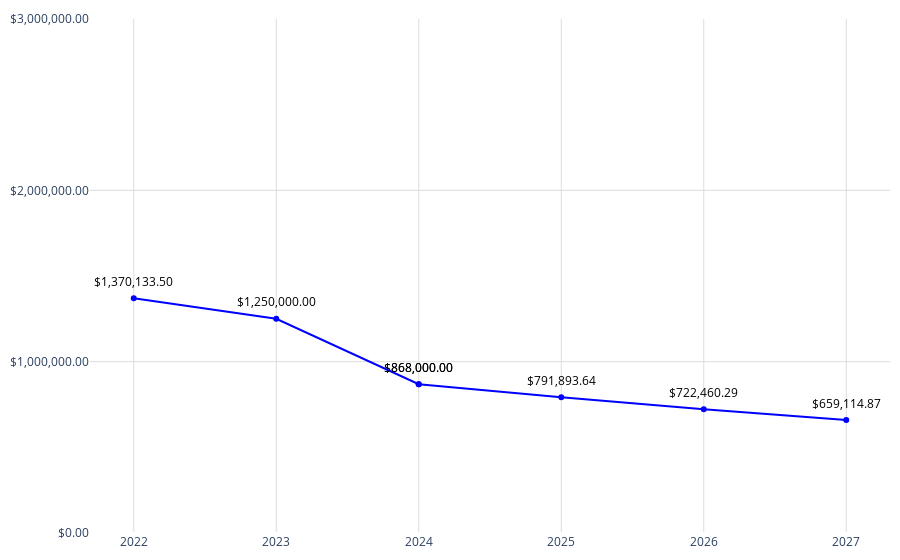

The cell this chart's notebook holds for it:
### Code cell
# Datos
año = df_concatenado['año']
promedio = df_concatenado['promedio']

fig = go.Figure()
fig.add_trace(go.Scatter(
    x=año,
    y=promedio,
    mode='markers+lines',
    marker=dict(color='blue'),
))
# Agregar anotaciones para mostrar los valores encima de los puntos
for a, p in zip(año, promedio):
    fig.add_annotation(
        x=a,
        y=p,
        text=f"${p:,.2f}",  # Formatear el valor del promedio como moneda
        showarrow=False,
        font=dict(color='black', size=12),
        xshift=0,
        yshift=17,
        textangle=0
    )
# Actualizar diseño
fig.update_layout(
    #title='Precio Media Anual',
    yaxis=dict(
        range=[0, 3000000],  # Establecer el rango del eje y
        tickvals=[0, 1000000,2000000, 3000000,],  # Definir los valores de las marcas en el eje y
        ticktext=['$0.00', '$1,000,000.00','$2,000,000.00','$3,000,000.00',],  # Definir el texto de las marcas en el eje y
        gridcolor='#dddcda',   # Color de las líneas de la cuadrícula
        gridwidth=1  # Ancho de las líneas de la cuadrícula
    ),margin=dict(l=10, r=10, t=10, b=10),  # Ajusta los márgenes (left, right, top, bottom)        
    xaxis=dict(
        gridcolor='#dddcda', 
        tickmode='array',
        tickvals=año,
        ticktext=año
    ),
    plot_bgcolor='rgba(0,0,0,0)'
)
# Exportar gráfica como archivo HTML
def guardar_grafico_como_html(fig, nombre_archivo, carpeta='assets/graficas'):
    # Crear la carpeta si no existe
    if not os.path.exists(carpeta):
        os.makedirs(carpeta)
    # Exportar la gráfica a un archivo HTML
    fig_html = fig.to_html()
    with open(os.path.join(carpeta, nombre_archivo + '.html'), 'w') as archivo:
        archivo.write(fig_html)
guardar_grafico_como_html(fig, 'g_scatt_precio_medianual', carpeta='assets/graficas')
fig.show()

### Figure 1 — Plotly figure (JSON) as saved in the notebook; plotly's stock layout.template omitted (floating-point values rounded to 4 significant figures)
{"data": [{"marker": {"color": "blue"}, "mode": "markers+lines", "type": "scatter", "x": [2022, 2023, 2024, 2024, 2025, 2026, 2027], "y": [1370000.0, 1250000, 868000, 868000, 791900.0, 722500.0, 659100.0]}], "layout": {"annotations": [{"font": {"color": "black", "size": 12}, "showarrow": false, "text": "$1,370,133.50", "textangle": 0, "x": 2022, "xshift": 0, "y": 1370000.0, "yshift": 17}, {"font": {"color": "black", "size": 12}, "showarrow": false, "text": "$1,250,000.00", "textangle": 0, "x": 2023, "xshift": 0, "y": 1250000, "yshift": 17}, {"font": {"color": "black", "size": 12}, "showarrow": false, "text": "$868,000.00", "textangle": 0, "x": 2024, "xshift": 0, "y": 868000, "yshift": 17}, {"font": {"color": "black", "size": 12}, "showarrow": false, "text": "$868,000.00", "textangle": 0, "x": 2024, "xshift": 0, "y": 868000, "yshift": 17}, {"font": {"color": "black", "size": 12}, "showarrow": false, "text": "$791,893.64", "textangle": 0, "x": 2025, "xshift": 0, "y": 791900.0, "yshift": 17}, {"font": {"color": "black", "size": 12}, "showarrow": false, "text": "$722,460.29", "textangle": 0, "x": 2026, "xshift": 0, "y": 722500.0, "yshift": 17}, {"font": {"color": "black", "size": 12}, "showarrow": false, "text": "$659,114.87", "textangle": 0, "x": 2027, "xshift": 0, "y": 659100.0, "yshift": 17}], "margin": {"b": 10, "l": 10, "r": 10, "t": 10}, "plot_bgcolor": "rgba(0,0,0,0)", "xaxis": {"gridcolor": "#dddcda", "tickmode": "array", "ticktext": [2022, 2023, 2024, 2024, 2025, 2026, 2027], "tickvals": [2022, 2023, 2024, 2024, 2025, 2026, 2027]}, "yaxis": {"gridcolor": "#dddcda", "gridwidth": 1, "range": [0, 3000000], "ticktext": ["$0.00", "$1,000,000.00", "$2,000,000.00", "$3,000,000.00"], "tickvals": [0, 1000000, 2000000, 3000000]}}}
